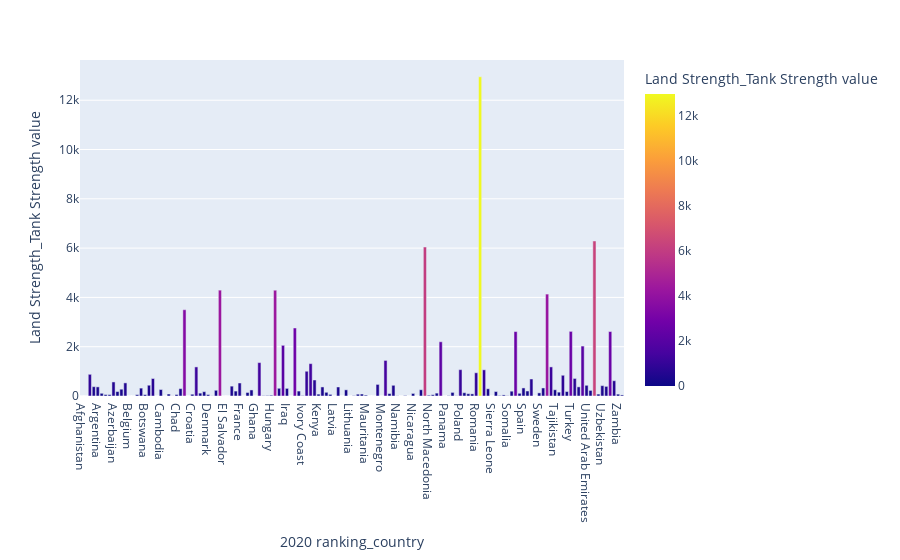

Write notebook code for a chart like this one.
### Code cell
fig = px.bar(df,x= "2020 ranking_country" , y = df["Land Strength_Tank Strength value"], color="Land Strength_Tank Strength value" )
fig.show()

### Figure 1 — Plotly figure (JSON) as saved in the notebook; plotly's stock layout.template omitted (floating-point values rounded to 4 significant figures; data arrays with more than 128 entries replaced by an {"elided": "..."} marker saying what was removed)
{"data": [{"alignmentgroup": "True", "hovertemplate": "2020 ranking_country=%{x}<br>Land Strength_Tank Strength value=%{marker.color}<extra></extra>", "legendgroup": "", "marker": {"color": {"elided": "138 int values"}, "coloraxis": "coloraxis", "pattern": {"shape": ""}}, "name": "", "offsetgroup": "", "orientation": "v", "showlegend": false, "textposition": "auto", "type": "bar", "x": {"elided": "138 str values"}, "xaxis": "x", "y": {"elided": "138 int values"}, "yaxis": "y"}], "layout": {"barmode": "relative", "coloraxis": {"colorbar": {"title": {"text": "Land Strength_Tank Strength value"}}, "colorscale": [[0, "#0d0887"], [0.1111, "#46039f"], [0.2222, "#7201a8"], [0.3333, "#9c179e"], [0.4444, "#bd3786"], [0.5556, "#d8576b"], [0.6667, "#ed7953"], [0.7778, "#fb9f3a"], [0.8889, "#fdca26"], [1, "#f0f921"]]}, "legend": {"tracegroupgap": 0}, "margin": {"t": 60}, "xaxis": {"anchor": "y", "domain": [0, 1], "title": {"text": "2020 ranking_country"}}, "yaxis": {"anchor": "x", "domain": [0, 1], "title": {"text": "Land Strength_Tank Strength value"}}}}
